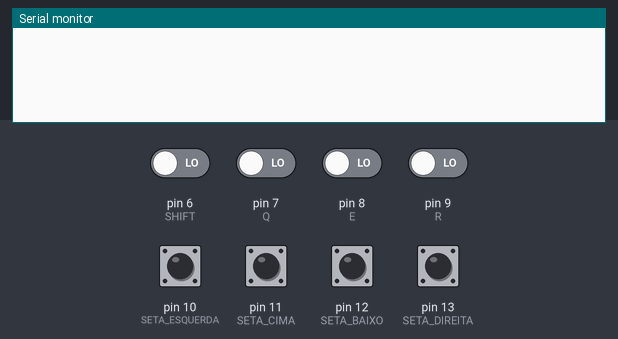
Bench run of a sketch on a simulated Arduino Uno, built with avr-gcc and run on an emulated ATmega328P. Parts: the last lines printed to the serial monitor. The test bench sets the inputs (shaded band); at power-on: pin 6 (SHIFT), pin 7 (Q), pin 8 (E), pin 9 (R), pin 10 (SETA_ESQUERDA), pin 11 (SETA_CIMA), pin 12 (SETA_BAIXO), pin 13 (SETA_DIREITA) LOW.

Above: at 1.2 s.
1.3 s: pin 6 (SHIFT) driven HIGH
At 1.41 s:
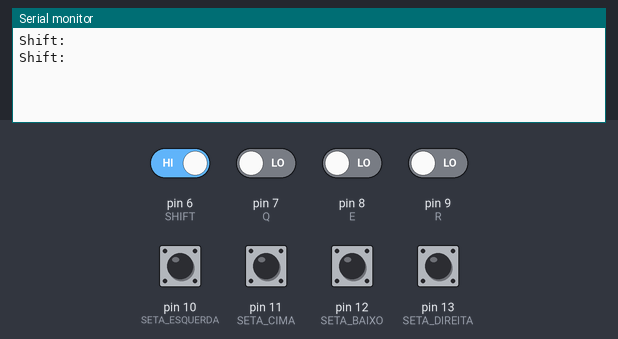
3.2 s: pin 7 (Q) driven HIGH
At 3.21 s:
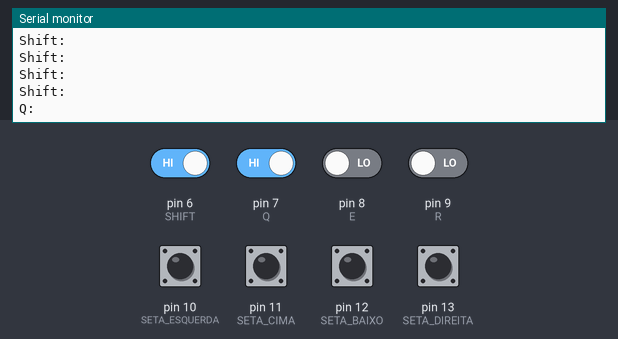
5.1 s: pin 8 (E) driven HIGH
At 5.11 s:
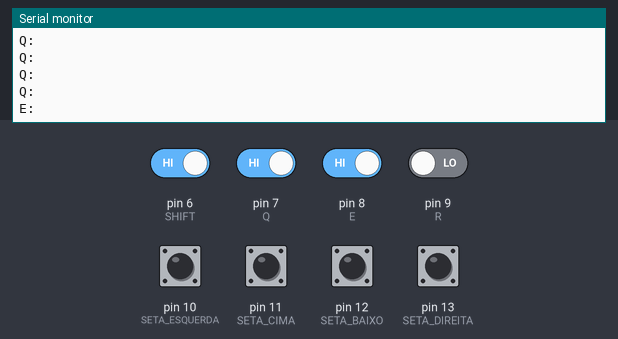
7.0 s: pin 9 (R) driven HIGH
At 7.01 s:
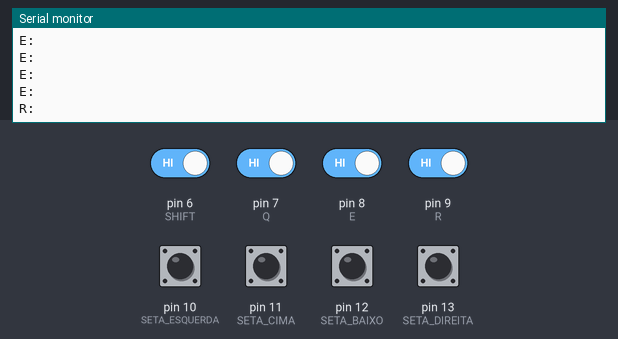
8.9 s: pin 10 (SETA_ESQUERDA) pulled HIGH for 0.15 s
At 8.91 s:
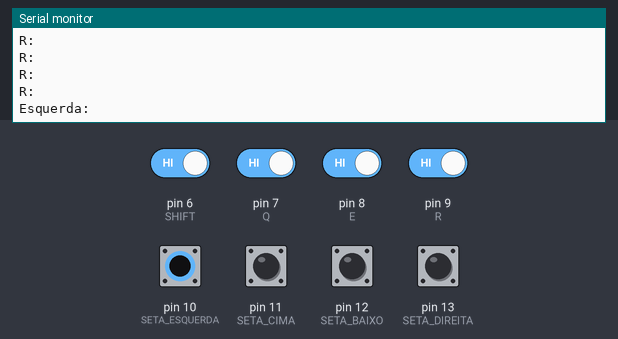
10.5 s: pin 11 (SETA_CIMA) pulled HIGH for 0.15 s
At 10.51 s:
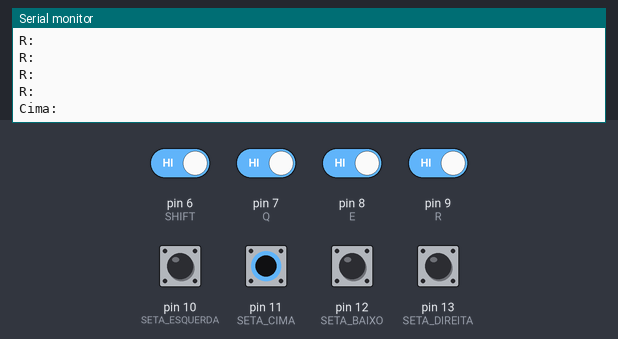

Measured:
- after the input at 1.3 s, the serial monitor: prints a new line at once (image 1)
- after the input at 3.2 s, the serial monitor: prints a new line at once (image 2)
- after the input at 5.1 s, the serial monitor: prints a new line at once (image 3)
- after the input at 7.0 s, the serial monitor: prints a new line at once (image 4)
- after the input at 8.9 s, the serial monitor: prints a new line at once (image 5)
- after the input at 10.5 s, the serial monitor: prints a new line at once (image 6)

The sketch:

arduino.ino
```cpp
const int SETA_DIREITA = 13;
const int SETA_BAIXO = 12;
const int SETA_CIMA = 11;
const int SETA_ESQUERDA = 10;
const int R = 9;
const int E = 8;
const int Q = 7;
const int SHIFT = 6;

void setup(){
    Serial.begin(9600);
    pinMode(SETA_DIREITA, INPUT);
    pinMode(SETA_BAIXO, INPUT);
    pinMode(SETA_CIMA, INPUT);
    pinMode(SETA_ESQUERDA, INPUT);
    pinMode(R, INPUT);
    pinMode(E, INPUT);
    pinMode(Q, INPUT);
    pinMode(SHIFT, INPUT);
}

void loop(){
    if(digitalRead(SETA_DIREITA) == HIGH){
      Serial.println("Direita:");
      delay(100);
    }
    else if(digitalRead(SETA_BAIXO) == HIGH){
      Serial.println("Baixo:");
      delay(100);
    }
    else if(digitalRead(SETA_CIMA) == HIGH){
      Serial.println("Cima:");
      delay(100);
    }
    else if(digitalRead(SETA_ESQUERDA) == HIGH){
      Serial.println("Esquerda:");
      delay(100);
    }
    else if(digitalRead(R) == HIGH){
      Serial.println("R:");
      delay(100);
    }
    else if(digitalRead(E) == HIGH){
      Serial.println("E:");
      delay(100);
    }
    else if(digitalRead(Q) == HIGH){
      Serial.println("Q:");
      delay(100);
    }
    else if(digitalRead(SHIFT) == HIGH){
      Serial.println("Shift:");
      delay(100);
    }
    }
```
